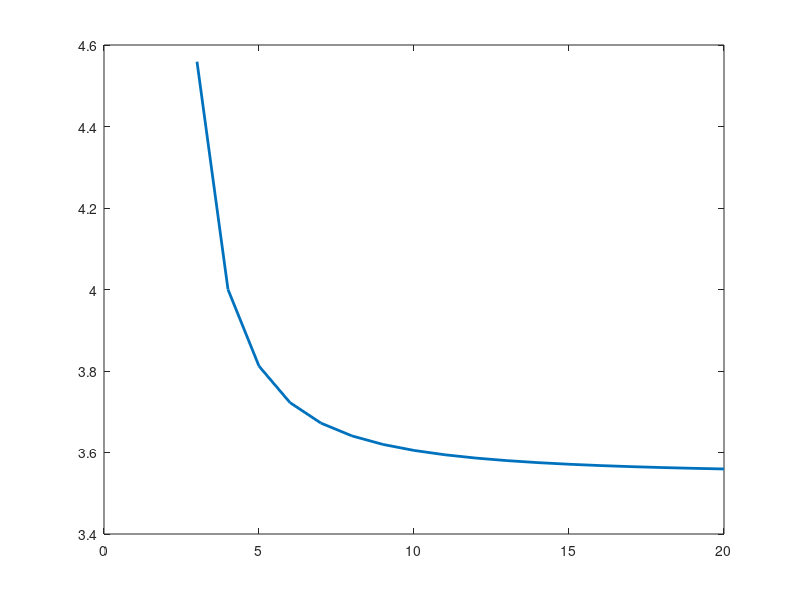

MATLAB code to generate this figure: (Note: this script raises an error after producing the figure.)
clc;
clear;

n=3:20;
A = 0.25*n.*cot(pi./n);
P = n;
k = P./sqrt(A);
plot(n,k,'Linewidth',2)
yline(2*pi/sqrt(pi), 'k--')
xlabel('n: No. of sides of polygon')
ylabel('k parameter')
